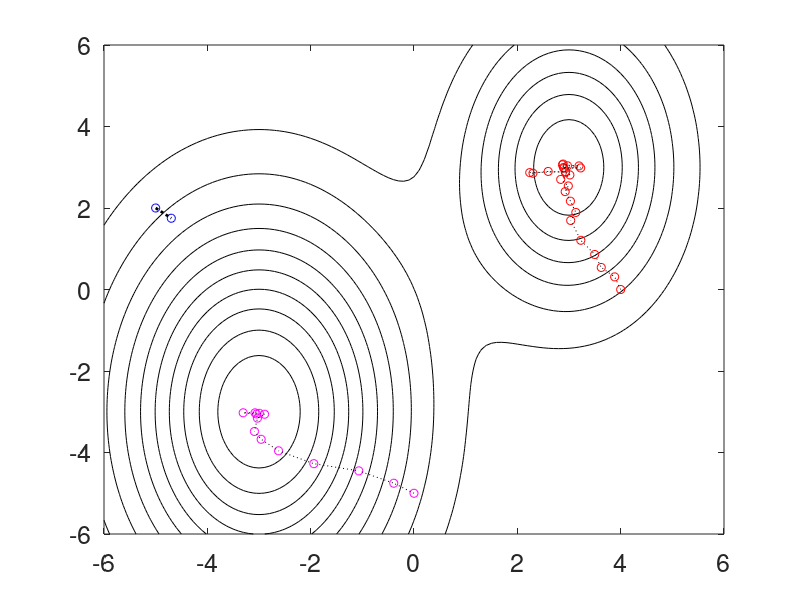
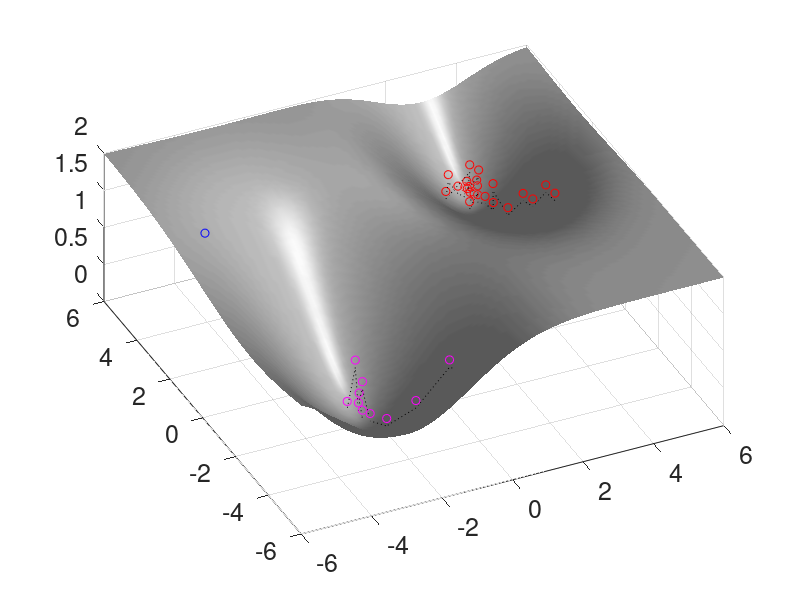

The MATLAB source for these figures, in order:
clear all; close all; clc

h=0.1; x=-6:h:6; y=-6:h:6; n=length(x);
[X,Y]=meshgrid(x,y); clear x, clear y

F1=1.5-1.6*exp(-0.05*(3*(X+3).^2+(Y+3).^2));
F=F1 + (0.5-exp(-0.1*(3*(X-3).^2+(Y-3).^2)));
[dFx,dFy]=gradient(F,h,h);
 
x0=[4  0 -5]; y0=[0 -5  2]; col=['ro','bo','mo'];
for jj=1:3    
  q=randperm(n); i1=sort(q(1:10));
  q2=randperm(n); i2=sort(q2(1:10));
  x(1)=x0(jj); y(1)=y0(jj);
  f(1)=interp2(X(i1,i2),Y(i1,i2),F(i1,i2),x(1),y(1));
  dfx=interp2(X(i1,i2),Y(i1,i2),dFx(i1,i2),x(1),y(1));
  dfy=interp2(X(i1,i2),Y(i1,i2),dFy(i1,i2),x(1),y(1));
    
  tau=2;
  for j=1:50
    x(j+1)=x(j)-tau*dfx; % update x, y, and f
    y(j+1)=y(j)-tau*dfy;
    q=randperm(n); i1=sort(q(1:10));
    q2=randperm(n); i2=sort(q2(1:10));
    f(j+1)=interp2(X(i1,i2),Y(i1,i2),F(i1,i2),x(j+1),y(j+1));
    dfx=interp2(X(i1,i2),Y(i1,i2),dFx(i1,i2),x(j+1),y(j+1));
    dfy=interp2(X(i1,i2),Y(i1,i2),dFy(i1,i2),x(j+1),y(j+1));
    if abs(f(j+1)-f(j))<10^(-6) % check convergence
        'converged'
        break
    end
    if j==50
        'failed to converge'
    end
  end    
  if jj==1; x1=x; y1=y; f1=f; end
  if jj==2; x2=x; y2=y; f2=f; end
  if jj==3; x3=x; y3=y; f3=f; end
  clear x, clear y, clear f
end

figure(1)
contour(X,Y,F-1,10), colormap([0 0 0]), hold on
plot(x1,y1,'ro',x1,y1,'k:',x2,y2,'mo',x2,y2,'k:',x3,y3,'bo',x3,y3,'k:','Linewidth',[2])
set(gca,'Fontsize',[18])

figure(2)
surfl(X,Y,F), shading interp, colormap(gray), hold on
plot3(x1,y1,f1+.1,'ro',x1,y1,f1,'k:',x2,y2,f2+0.1,'mo',x2,y2,f2,'k:',x3,y3,f3+0.1,'bo',x3,y3,f3,'k:','Linewidth',[2])
set(gca,'Fontsize',[18])
axis([-6 6 -6 6]), view(-25,60)


